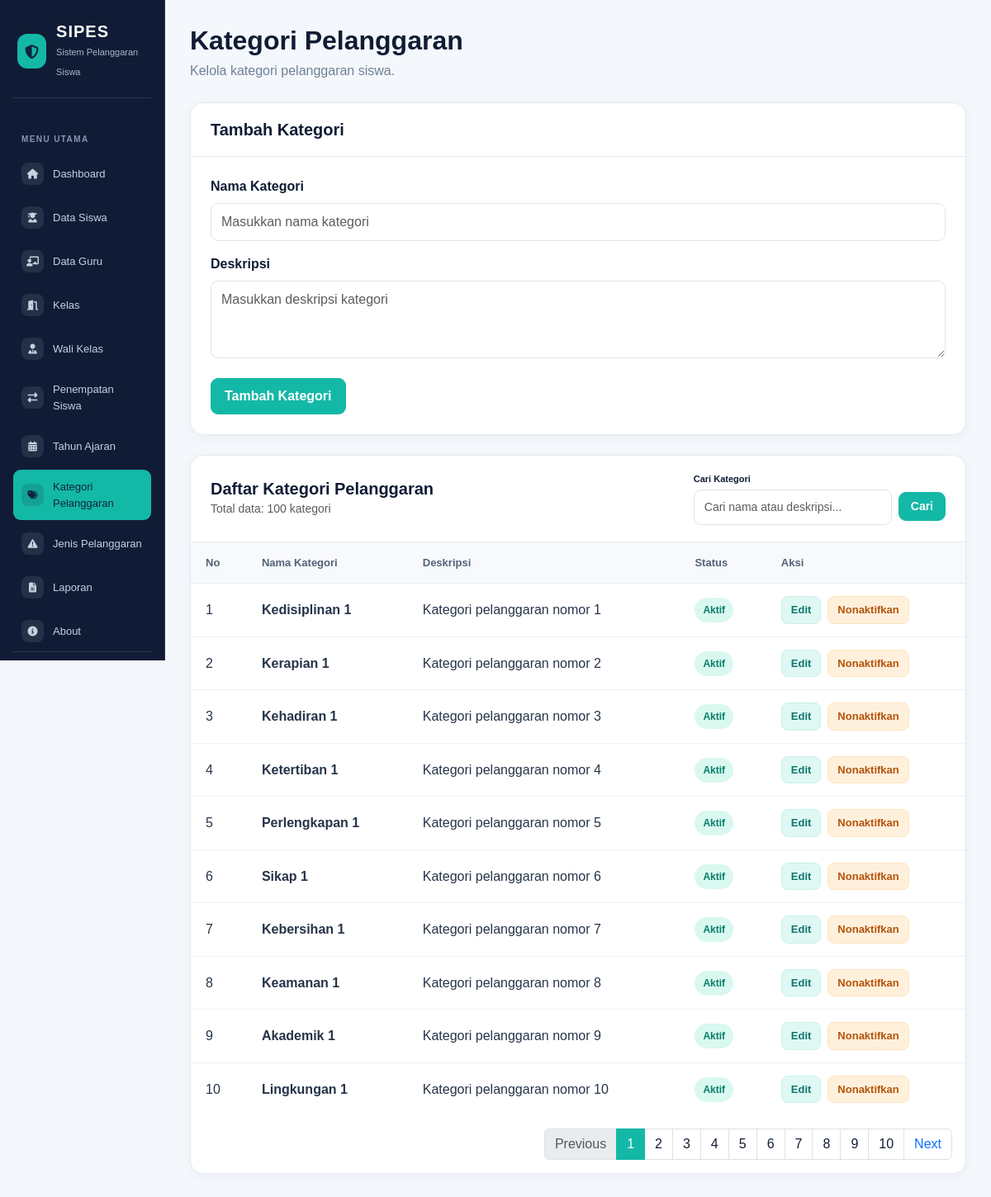
The page /kategori_pelanggaran.php (signed in) on the database its author committed.
### tables this page shows
CREATE TABLE `t_pelanggaran_kategori` (
  `id` int(11) NOT NULL,
  `nama` varchar(100) DEFAULT NULL,
  `deskripsi` text NOT NULL,
  `status_aktif` tinyint(1) NOT NULL,
  `created_at` timestamp NOT NULL DEFAULT current_timestamp(),
  `updated_at` timestamp NOT NULL DEFAULT current_timestamp()
);

### kategori_pelanggaran.php (the view, shortened to what this page needs)
<?php
include 'config/koneksi.php';
$data_edit = null;
$batas = 10;
$halaman_aktif = isset($_GET['page']) ? (int)$_GET['page'] : 1;
$halaman_aktif = ($halaman_aktif < 1) ? 1 : $halaman_aktif;
$mulai = ($halaman_aktif > 1) ? ($halaman_aktif * $batas) - $batas : 0;
$search = isset($_GET['search']) ? trim($_GET['search']) : '';
$where_sql = "";
$query_jml = mysqli_query($koneksi, "SELECT COUNT(*) AS total FROM t_pelanggaran_kategori $where_sql");
$row_jml = mysqli_fetch_assoc($query_jml);
$total_data = $row_jml['total'];
$total_halaman = ceil($total_data / $batas);
$query = mysqli_query(
    $koneksi,
    "SELECT * FROM t_pelanggaran_kategori $where_sql ORDER BY id ASC LIMIT $mulai, $batas"
);
?>
<!DOCTYPE html>
<html lang="id">
<head>
    <link href="https://cdn.jsdelivr.net/npm/bootstrap@5.3.3/dist/css/bootstrap.min.css" rel="stylesheet">
    <link rel="stylesheet" href="https://cdnjs.cloudflare.com/ajax/libs/font-awesome/6.5.1/css/all.min.css">
</head>
<body>
<?php include 'includes/sidebar.php'; ?>
<main class="main-content">
    <div class="container-fluid p-0">
        <h2 class="page-title">Kategori Pelanggaran</h2>
        <p class="page-subtitle">Kelola kategori pelanggaran siswa.</p>
        <section class="content-card">
            <div class="card-heading">
                <h5><?= $data_edit ? 'Edit Kategori' : 'Tambah Kategori'; ?></h5>
            </div>
            <div class="card-body-custom">
                <form method="POST" autocomplete="off" action="<?= $data_edit ? 'kategori_pelanggaran.php?edit=' . (int) $data_edit['id'] : 'kategori_pelanggaran.php'; ?>">
                    <div class="mb-3">
                        <label for="nama" class="form-label">Nama Kategori</label>
                        <input type="text" id="nama" name="nama" class="form-control" maxlength="100" placeholder="Masukkan nama kategori" value="<?= htmlspecialchars($data_edit['nama'] ?? ''); ?>" autocomplete="off" required>
                    </div>
                    <div class="mb-3">
                        <label for="deskripsi" class="form-label">Deskripsi</label>
                        <textarea id="deskripsi" name="deskripsi" class="form-control" rows="3" placeholder="Masukkan deskripsi kategori" autocomplete="off"><?= htmlspecialchars($data_edit['deskripsi'] ?? ''); ?></textarea>
                    </div>
                    <div class="d-flex flex-wrap gap-2 mt-4">
                        <?php if ($data_edit): ?>
                            <button type="submit" name="edit" class="btn btn-teal">Simpan Perubahan</button>
                            <a href="kategori_pelanggaran.php" class="btn-cancel">Batal</a>
                        <?php else: ?>
                            <button type="submit" name="tambah" class="btn btn-teal">Tambah Kategori</button>
                        <?php endif; ?>
                    </div>
                </form>
            </div>
        </section>
        <section class="content-card">
            <div class="card-heading d-flex flex-column flex-md-row justify-content-between align-items-md-center gap-3">
                <div>
                    <h5>Daftar Kategori Pelanggaran</h5>
                    <small class="text-muted">Total data: <?= $total_data; ?> kategori</small>
                </div>
                <div>
                    <form method="GET" action="kategori_pelanggaran.php" class="d-flex align-items-center gap-2">
                        <div class="d-flex flex-column">
                            <label class="form-label mb-1" style="font-size: 11px;">Cari Kategori</label>
                            <input type="text" name="search" value="<?= htmlspecialchars($search); ?>" placeholder="Cari nama atau deskripsi..." class="form-control form-control-sm" style="width: 240px;">
                        </div>
                        <div class="d-flex align-items-end" style="margin-top: 19px;">
                            <?php if ($search !== ''): ?>
                                <a href="kategori_pelanggaran.php" class="btn btn-outline-secondary btn-sm" style="padding: 6px 12px; border-radius: 9px;">Reset</a>
                            <?php else: ?>
                                <button type="submit" class="btn btn-teal btn-sm" style="padding: 6px 14px; border-radius: 9px;">Cari</button>
                            <?php endif; ?>
                        </div>
                    </form>
                </div>
            </div>
            <div class="table-responsive">
                <table class="table">
                    <thead>
                        <tr>
                            <th>No</th>
                            <th>Nama Kategori</th>
                            <th>Deskripsi</th>
                            <th>Status</th>
                            <th>Aksi</th>
                        </tr>
                    </thead>
                    <tbody>
                        <?php if ($query && mysqli_num_rows($query) > 0): ?>
                            <?php $no = $mulai + 1; ?>
                            <?php while ($data = mysqli_fetch_assoc($query)): ?>
                                <tr>
                                    <td><?= $no++; ?></td>
                                    <td><strong><?= htmlspecialchars($data['nama'] ?? '-'); ?></strong></td>
                                    <td><?= htmlspecialchars($data['deskripsi'] ?? ''); ?></td>
                                    <td>
                                        <?php if ($data['status_aktif'] == 1): ?>
                                            <span class="badge-active">Aktif</span>
                                        <?php else: ?>
                                            <span class="badge-inactive">Tidak Aktif</span>
                                        <?php endif; ?>
                                    </td>
                                    <td>
                                        <div class="d-flex flex-wrap gap-2">
                                            <a href="kategori_pelanggaran.php?edit=<?= (int) $data['id']; ?>" class="btn-edit">Edit</a>
                                            <?php if ($data['status_aktif'] == 1): ?>
                                                <form method="POST" action="kategori_pelanggaran.php" onsubmit="return confirm('Menonaktifkan kategori ini?')">
                                                    <button type="submit" name="nonaktifkan" class="btn-deactivate">Nonaktifkan</button>
                                                </form>
                                            <?php endif; ?>
                                        </div>
                                    </td>
                                </tr>
                            <?php endwhile; ?>
                        <?php else: ?>
                            <tr>
                                <td colspan="5" class="empty-state">Belum ada data kategori pelanggaran.</td>
                            </tr>
                        <?php endif; ?>
                    </tbody>
                </table>
            </div>
            <?php if ($total_halaman > 1): ?>
                <div class="p-3">
                    <nav>
                        <ul class="pagination justify-content-end mb-0">
                            <li class="page-item <?= ($halaman_aktif <= 1) ? 'disabled' : ''; ?>">
                                <a class="page-link" href="kategori_pelanggaran.php?page=<?= $halaman_aktif - 1; ?><?= $search !== '' ? '&search=' . urlencode($search) : ''; ?>">Previous</a>
                            </li>
                            <?php for ($i = 1; $i <= $total_halaman; $i++): ?>
                                <li class="page-item <?= ($halaman_aktif == $i) ? 'active' : ''; ?>">
                                    <a class="page-link" href="kategori_pelanggaran.php?page=<?= $i; ?><?= $search !== '' ? '&search=' . urlencode($search) : ''; ?>" style="<?= ($halaman_aktif == $i) ? 'background-color: var(--teal); border-color: var(--teal); color: white;' : 'color: var(--navy);'; ?>"><?= $i; ?></a>
                                </li>
                            <?php endfor; ?>
                            <li class="page-item <?= ($halaman_aktif >= $total_halaman) ? 'disabled' : ''; ?>">
                                <a class="page-link" href="kategori_pelanggaran.php?page=<?= $halaman_aktif + 1; ?><?= $search !== '' ? '&search=' . urlencode($search) : ''; ?>">Next</a>
                            </li>
                        </ul>
                    </nav>
                </div>
            <?php endif; ?>
        </section>
    </div>
</main>
</body>
</html>

### kategori_pelanggaran.php (style rules this page uses)
:root { --navy: #101c35; --navy-hover: #20314d; --teal: #14b8a6; --background: #f4f7fb; --text: #263449; --muted: #718096; --border: #e5eaf1; }
body { background: var(--background); color: var(--text); font-family: Arial, sans-serif; min-height: 100vh; }
.main-content { margin-left: 16.666667%; padding: 30px; min-height: 100vh; }
.page-title { color: var(--navy); font-weight: 700; margin-bottom: 6px; }
.page-subtitle { color: var(--muted); margin-bottom: 26px; }
.content-card { background: #fff; border: 1px solid var(--border); border-radius: 16px; box-shadow: 0 4px 18px rgba(16, 28, 53, 0.04); overflow: hidden; margin-bottom: 24px; }
.card-heading { padding: 20px 24px; border-bottom: 1px solid var(--border); }
.card-heading h5 { color: var(--navy); font-weight: 700; margin: 0; }
.card-body-custom { padding: 24px; }
.form-label { font-weight: 600; color: var(--navy); margin-bottom: 8px; }
.form-control { border: 1px solid #dce3ec; border-radius: 9px; padding: 10px 12px; }
.btn-teal { background: var(--teal); border: 1px solid var(--teal); color: #fff; border-radius: 9px; padding: 9px 16px; font-weight: 600; }
.table { margin-bottom: 0; vertical-align: middle; }
.table thead th { background: #f7f9fc; color: #536177; font-size: 13px; font-weight: 700; padding: 15px 18px; border-bottom: 1px solid var(--border); white-space: nowrap; }
.table tbody td { padding: 15px 18px; border-bottom: 1px solid #edf1f6; color: var(--text); }
.table tbody tr:last-child td { border-bottom: none; }
.badge-active { display: inline-block; background: #d9f8ef; color: #087f68; padding: 6px 10px; border-radius: 20px; font-size: 12px; font-weight: 700; }
.btn-edit { background: #dff8f3; color: #0f766e; border: 1px solid #c8f1e9; border-radius: 8px; padding: 6px 11px; font-size: 13px; font-weight: 600; text-decoration: none; display: inline-block; }
.btn-deactivate { background: #fff0dc; color: #b45309; border: 1px solid #ffe4bd; border-radius: 8px; padding: 6px 11px; font-size: 13px; font-weight: 600; cursor: pointer; }

### rows shown on the page
t_pelanggaran_kategori: nama "Kedisiplinan 1", deskripsi "Kategori pelanggaran nomor 1", status_aktif "Aktif"
t_pelanggaran_kategori: nama "Kerapian 1", deskripsi "Kategori pelanggaran nomor 2", status_aktif "Aktif"
t_pelanggaran_kategori: nama "Kehadiran 1", deskripsi "Kategori pelanggaran nomor 3", status_aktif "Aktif"
t_pelanggaran_kategori: nama "Ketertiban 1", deskripsi "Kategori pelanggaran nomor 4", status_aktif "Aktif"
t_pelanggaran_kategori: nama "Perlengkapan 1", deskripsi "Kategori pelanggaran nomor 5", status_aktif "Aktif"
t_pelanggaran_kategori: nama "Sikap 1", deskripsi "Kategori pelanggaran nomor 6", status_aktif "Aktif"
t_pelanggaran_kategori: nama "Kebersihan 1", deskripsi "Kategori pelanggaran nomor 7", status_aktif "Aktif"
t_pelanggaran_kategori: nama "Keamanan 1", deskripsi "Kategori pelanggaran nomor 8", status_aktif "Aktif"
t_pelanggaran_kategori: nama "Akademik 1", deskripsi "Kategori pelanggaran nomor 9", status_aktif "Aktif"
t_pelanggaran_kategori: nama "Lingkungan 1", deskripsi "Kategori pelanggaran nomor 10", status_aktif "Aktif"

### other values the page prints
$total_data "100"
